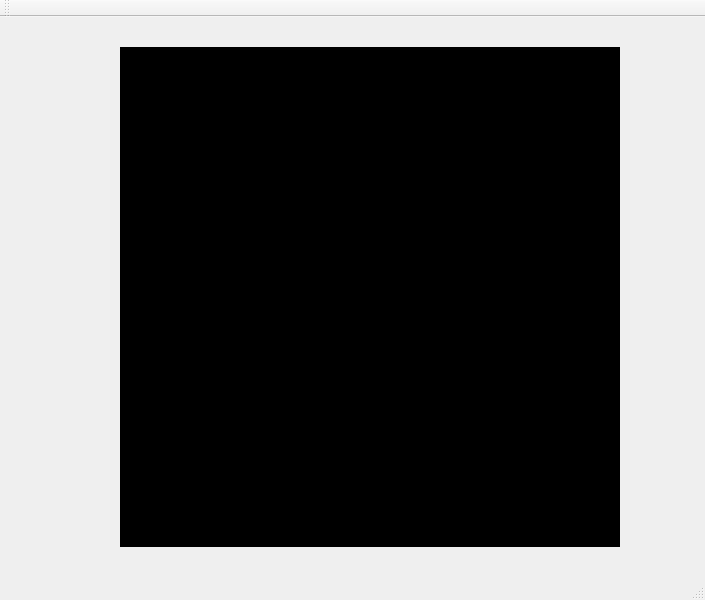
<?xml version="1.0" encoding="UTF-8"?>
<ui version="4.0">
 <class>MainWindow</class>
 <widget class="QMainWindow" name="MainWindow">
  <property name="geometry">
   <rect>
    <x>0</x>
    <y>0</y>
    <width>705</width>
    <height>600</height>
   </rect>
  </property>
  <property name="minimumSize">
   <size>
    <width>600</width>
    <height>600</height>
   </size>
  </property>
  <property name="windowTitle">
   <string>Circle_Fitting</string>
  </property>
  <widget class="QWidget" name="centralWidget">
   <widget class="Least_square_circle" name="display_image">
    <property name="geometry">
     <rect>
      <x>120</x>
      <y>30</y>
      <width>500</width>
      <height>500</height>
     </rect>
    </property>
    <property name="minimumSize">
     <size>
      <width>500</width>
      <height>500</height>
     </size>
    </property>
    <property name="styleSheet">
     <string notr="true">background-color: rgb(0, 0, 0);</string>
    </property>
    <property name="text">
     <string>TextLabel</string>
    </property>
   </widget>
  </widget>
  <widget class="QMenuBar" name="menuBar">
   <property name="geometry">
    <rect>
     <x>0</x>
     <y>0</y>
     <width>705</width>
     <height>19</height>
    </rect>
   </property>
  </widget>
  <widget class="QToolBar" name="mainToolBar">
   <attribute name="toolBarArea">
    <enum>TopToolBarArea</enum>
   </attribute>
   <attribute name="toolBarBreak">
    <bool>false</bool>
   </attribute>
  </widget>
  <widget class="QStatusBar" name="statusBar"/>
 </widget>
 <layoutdefault spacing="6" margin="11"/>
 <customwidgets>
  <customwidget>
   <class>Least_square_circle</class>
   <extends>QLabel</extends>
   <header location="global">least_square_circle.h</header>
  </customwidget>
 </customwidgets>
 <resources/>
 <connections/>
</ui>
